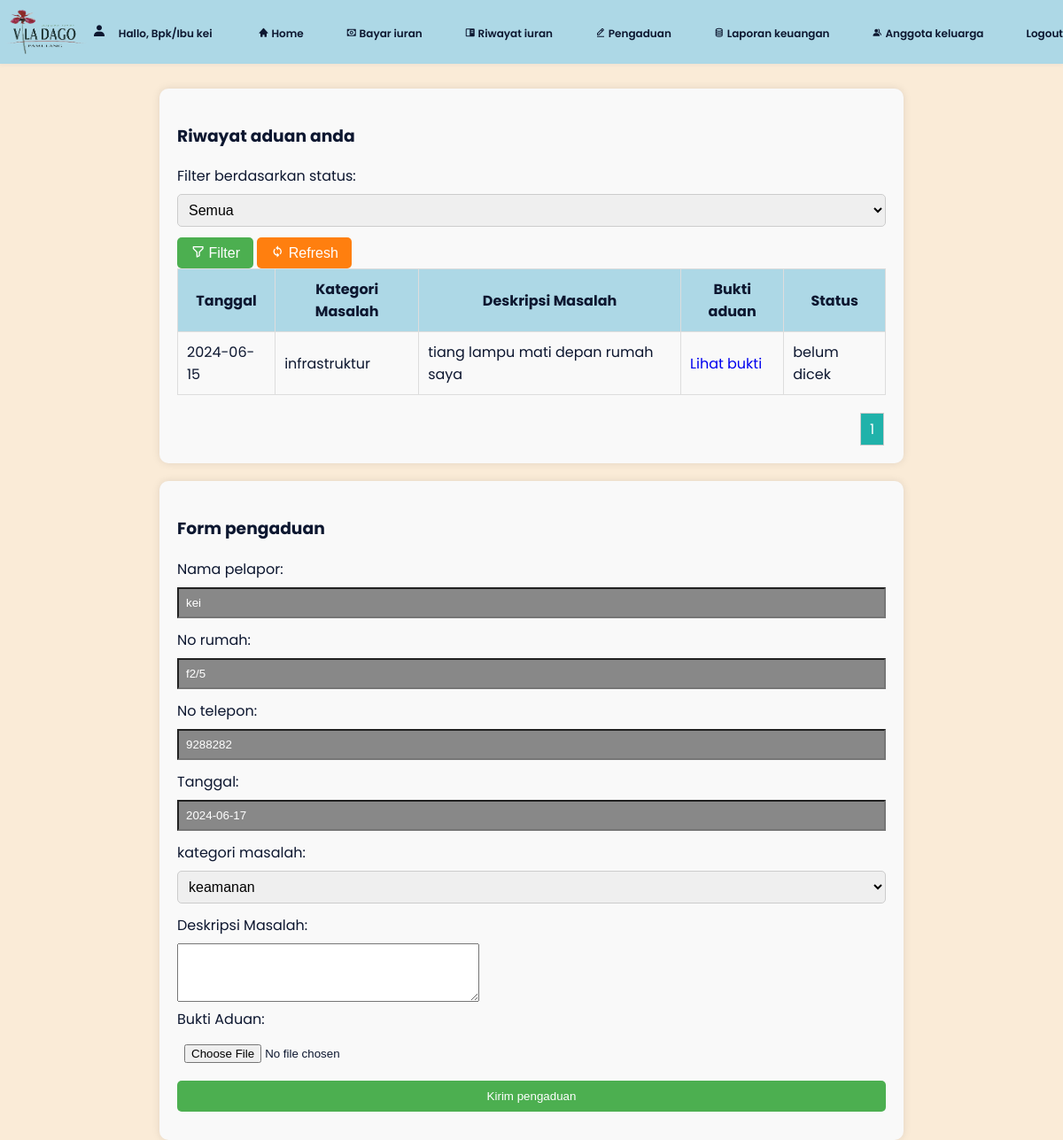
The app's page /warga/pengaduan_warga.php (signed in) with its own data.
### tables this page shows
CREATE TABLE `user` (
  `user_id` int(255) NOT NULL,
  `no_nik` int(255) NOT NULL,
  `nama` varchar(255) NOT NULL,
  `no_rumah` varchar(255) NOT NULL,
  `no_telepon` int(255) NOT NULL,
  `password` varchar(255) NOT NULL,
  `jenis_kelamin` varchar(255) NOT NULL,
  `no_kk` int(255) NOT NULL,
  `agama` varchar(255) NOT NULL,
  `pekerjaan` varchar(255) NOT NULL,
  `tempat_lahir` varchar(255) NOT NULL,
  `tanggal_lahir` varchar(255) NOT NULL,
  `role` varchar(255) NOT NULL
);

CREATE TABLE `pengaduan` (
  `pengaduan_id` int(255) NOT NULL,
  `user_id` int(255) NOT NULL,
  `nama_pelapor` varchar(255) NOT NULL,
  `no_rumah` varchar(255) NOT NULL,
  `no_telepon` int(255) NOT NULL,
  `tanggal` varchar(255) NOT NULL,
  `kategori_masalah` varchar(255) NOT NULL,
  `deskripsi_masalah` varchar(255) NOT NULL,
  `bukti_aduan` varchar(255) NOT NULL,
  `status` varchar(255) NOT NULL
);

### warga/pengaduan_warga.php (the view, shortened to what this page needs)
<?php
include('../database.php');
if (isset($_SESSION['nama'])) {
    $nama = $_SESSION['nama'];
} else {
    $nama = 'nama';
}
$user_id = $_SESSION['user_id'];
$queryGetUser = "SELECT nama, no_rumah, no_telepon FROM user WHERE user_id = '$user_id'";
$resultGetUser = mysqli_query($con, $queryGetUser);
if ($resultGetUser) {
    $userData = mysqli_fetch_assoc($resultGetUser);
    $nama = $userData['nama'];
    $no_rumah = $userData['no_rumah'];
    $no_telepon = $userData['no_telepon'];
} else {
    echo "Error: " . mysqli_error($con);
}
$user_id = $_SESSION['user_id'];
$queryRiwayat = "SELECT * FROM pengaduan WHERE user_id = '$user_id'";
$tanggal_sekarang = date("Y-m-d");
$status_filter = isset($_GET['filter_status']) ? $_GET['filter_status'] : 'semua';
if ($status_filter === 'semua') {
    $queryRiwayat = "SELECT * FROM pengaduan WHERE user_id = '$user_id'";
} else {
    $queryRiwayat = "SELECT * FROM pengaduan WHERE user_id = '$user_id' AND status = '$status_filter'";
}
$riwayatAduan = mysqli_query($con, $queryRiwayat);
$totalRows = mysqli_num_rows($riwayatAduan);
$rowsPerPage = 5;
$totalPages = ceil($totalRows / $rowsPerPage);
$currentPage = isset($_GET['page']) ? intval($_GET['page']) : 1;
?>
<!DOCTYPE html>
<html lang="en">
<head>
	<link href='https://unpkg.com/boxicons@2.0.9/css/boxicons.min.css' rel='stylesheet'>
	<link rel="stylesheet" type="text/css" href="../styles.css">
</head>
<body>
    <header class="l-header">
            <nav class="nav bd-grid">
            <img src="../gambar/logoviladago.png" alt="" width="100px">
                <div>
                <i class='bx bxs-user'></i>
                    <a href="kelola_profil.php" class="nav__logo">Hallo, Bpk/Ibu <?php echo htmlspecialchars($nama); ?></a>
                </div>
                <div class="nav__menu" id="nav-menu">
                    <ul class="nav__list">
                        <li class="nav__item"><a href="dashboard_warga.php" class="nav__link"><i class='bx bxs-home'></i> Home</a></li>
                        <li class="nav__item"><a href="bayar_iuran.php" class="nav__link"><i class='bx bx-money'></i> Bayar iuran</a></li>
                        <li class="nav__item"><a href="riwayat_pembayaran.php" class="nav__link"><i class='bx bxs-book-content'></i> Riwayat iuran</a></li>
                        <li class="nav__item"><a href="pengaduan_warga.php" class="nav__link"><i class='bx bx-edit-alt'></i> Pengaduan</a></li>
                        <li class="nav__item"><a href="keuangan_warga.php" class="nav__link"><i class='bx bx-coin-stack'></i> Laporan keuangan</a></li>
                        <li class="nav__item"><a href="anggota_keluarga.php" class="nav__link"><i class='bx bxs-group'></i> Anggota keluarga</a></li>
                        <li class="nav__item"><a href="logout_warga.php" class="nav__link">Logout</a></li>
                    </ul>
                </div>
            </nav>
        </header>
	<section id="content">
		<main>
		<div class="table-data1">
			<div class="order">
				<div class="head">
					<h3>Riwayat aduan anda</h3>
					</div>
					<form method="get">
						<label for="filter_status">Filter berdasarkan status:</label>
						<select name="filter_status" id="filter_status">
							<option value="semua">Semua</option>
						</select>
						<button type="submit">
						<i class='bx bx-filter-alt'></i>
						Filter</button>
						<button type="button" class="refresh" onclick="refreshPage()">
						<i class='bx bx-sync'></i>
						Refresh</button>
					</form>
					<table>
						<thead>
							<tr>
							<th>Tanggal</th>
							<th>Kategori Masalah</th>
							<th>Deskripsi Masalah</th>
							<th>Bukti aduan</th>
							<th>Status</th>
							</tr>
						</thead>
						<tbody>
						<?php
						while ($row = mysqli_fetch_assoc($riwayatAduan)) {
								echo "<tr>";
								echo "<td>".$row['tanggal']. "</td>";
								echo "<td>".$row['kategori_masalah']. "</td>";
								echo "<td>".$row['deskripsi_masalah']. "</td>";
								echo "<td><a href='" . $row['bukti_aduan'] . "'>Lihat bukti</a></td>";
								echo "<td>".$row['status']. "</td>";
								echo "</tr>";
							}
						?>
						</tbody>
					</table>
				<div class="pagination">
					<?php for ($i = 1; $i <= $totalPages; $i++) : ?>
						<a href="?page=<?php echo $i; ?>" <?php if ($currentPage == $i) echo 'class="active"'; ?>><?php echo $i; ?></a>
					<?php endfor; ?>
				</div>
			</div>
		</div>
			<div class="table-data2">
				<div class="order">
					<div class="head">
						<h3>Form pengaduan</h3>
					</div>
						<form method="post" enctype="multipart/form-data">
						<label for="nama">Nama pelapor:</label>
						<input type="text" name="nama_pelapor" placeholder="Nama" value="<?php echo htmlspecialchars($nama); ?>" readonly style="background-color: #888888; color: #ffffff;"><br>
						<label for="bulan">No rumah:</label>
						<input type="text" name="no_rumah" placeholder="no_rumah" value="<?php echo htmlspecialchars($no_rumah); ?>" readonly style="background-color: #888888; color: #ffffff;"><br>
						<label for="bulan">No telepon:</label>
						<input type="text" name="no_telepon" placeholder="no_telepon" value="<?php echo htmlspecialchars($no_telepon); ?>" readonly style="background-color: #888888; color: #ffffff;"><br>
						<label for="tanggal">Tanggal:</label>
                        <input type="text" id="tanggal" name="tanggal" value="<?php echo $tanggal_sekarang; ?>" readonly style="background-color: #888888; color: #ffffff;"><br>
						<label for="kategori masalah">kategori masalah:</label>
					    <select name="kategori_masalah" required>
							<option value="keamanan">keamanan</option>
					    </select><br>
                        <label for="deskripsi_masalah">Deskripsi Masalah:</label>
                        <textarea id="deskripsi" name="deskripsi_masalah" rows="4" cols="40" required></textarea><br>
						<label for="bukti_aduan">Bukti Aduan:</label>
    					<input type="file" name="bukti_aduan" accept="image/*" required><br>
						<input type="submit" name="submit" value="Kirim pengaduan">
					</form>
				</div>
			</div>
		</main>
	</section>
</body>
</html>

### styles.css (style rules this page uses)
:root { --header-height: 3rem; --font-semi: 600; --hue-color: 224; --first-color: hsl(var(--hue-color), 89%, 60%); --second-color: hsl(var(--hue-color), 56%, 12%); --body-font: "Poppins", sans-serif; --big-font-size: 2rem; --h2-font-size: 1.25rem; --normal-font-size: .938rem; --smaller-font-size: .75rem; --mb-2: 1rem; --mb-4: 2rem; --mb-5: 2.5rem; --mb-6: 3rem; --z-back: -10; --z-fixed: 100; }
@media screen and (min-width: 968px) { :root { --big-font-size: 3.5rem; --h2-font-size: 2rem; --normal-font-size: 1rem; --smaller-font-size: .875rem; } }
html { scroll-behavior: smooth; }
body { margin: var(--header-height) 0 0 0; font-family: var(--body-font); font-size: var(--normal-font-size); color: var(--second-color); background-color: antiquewhite; }
ul { margin: 0; padding: 0; list-style: none; }
a { text-decoration: none; }
img { max-width: 100%; height: 75px; display: block; }
.bd-grid { max-width: 1205px; display: grid; margin-left: var(--mb-2); margin-right: var(--mb-2); }
.l-header { width: 100%; position: fixed; top: 0; left: 0; z-index: var(--z-fixed); background-color: lightblue; box-shadow: 0 1px 4px rgba(146, 161, 176, 0.15); }
.nav { height: var(--header-height); display: flex; justify-content: space-between; align-items: center; font-weight: var(--font-semi); }
.nav__item { margin-bottom: var(--mb-4); }
.nav__link { position: relative; color: #fff; }
.nav__logo { color: var(--second-color); }
@media screen and (min-width: 768px) { body { margin: 0; } }
@media screen and (min-width: 768px) { .nav { height: calc(var(--header-height) + 1.5rem); } }
@media screen and (min-width: 768px) { .nav__list { display: flex; padding-top: 0; } }
@media screen and (min-width: 768px) { .nav__item { margin-left: var(--mb-6); margin-bottom: 0; } }
@media screen and (min-width: 768px) { .nav__link { color: var(--second-color); } }
@media screen and (min-width: 992px) { .bd-grid { margin-left: auto; margin-right: auto; } }

### warga/pengaduan_warga.php (style rules this page uses)
.nav__link { font-size: 12px; }
.nav__logo { font-size: 12px; margin-left: 10px; }
table { width: 100%; border-collapse: collapse; }
th, td { padding: 10px; border: 1px solid #ddd; }
th { background-color: lightblue; }
.table-data1 { margin-top: 100px; }
.table-data2 { margin-top: 20px; }
.order { background-color: #f9f9f9; padding: 20px; border-radius: 10px; box-shadow: 0 0 10px rgba(0, 0, 0, 0.1); width: 70%; margin: 0 auto; overflow-x: auto; }
form { margin-top: 15px; }
label { display: block; margin-bottom: 8px; }
input, select { width: 100%; padding: 8px; margin-bottom: 12px; box-sizing: border-box; }
input[type="submit"] { background-color: #4caf50; color: white; padding: 10px 15px; border: none; border-radius: 5px; cursor: pointer; }
select { padding: 8px; border-radius: 5px; border: 1px solid #ccc; font-size: 16px; margin-right: 10px; }
button { padding: 8px 15px; border: none; border-radius: 5px; background-color: #4CAF50; color: white; font-size: 16px; cursor: pointer; }
button.refresh { padding: 8px 15px; border: none; border-radius: 5px; background-color: #ff7f0f; color: white; font-size: 16px; cursor: pointer; }
.pagination { margin-top: 20px; text-align: right; }
.pagination a { display: inline-block; padding: 5px 10px; margin: 0 2px; border: 1px solid #ccc; text-decoration: none; color: #333; }
.pagination a.active { background-color: lightseagreen; color: white; }

### records on screen
user: nama "kei", nama_pelapor "kei", no_rumah "f2/5", no_telepon "9288282"
pengaduan: tanggal "2024-06-15", kategori_masalah "infrastruktur", deskripsi_masalah "tiang lampu mati depan rumah saya", status "belum dicek"
